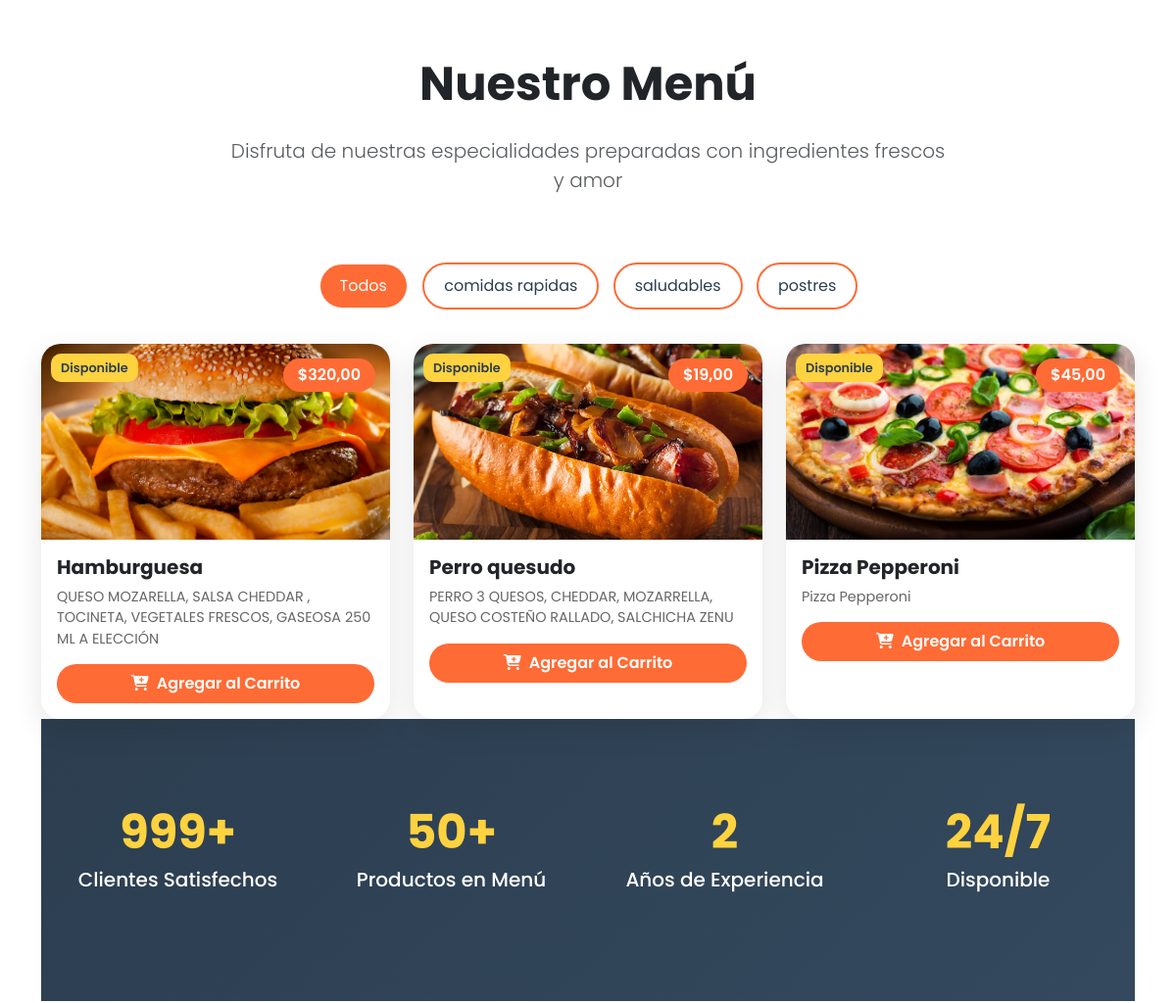
/inicio/ (middle part), run on an earlier commit of the app's database.
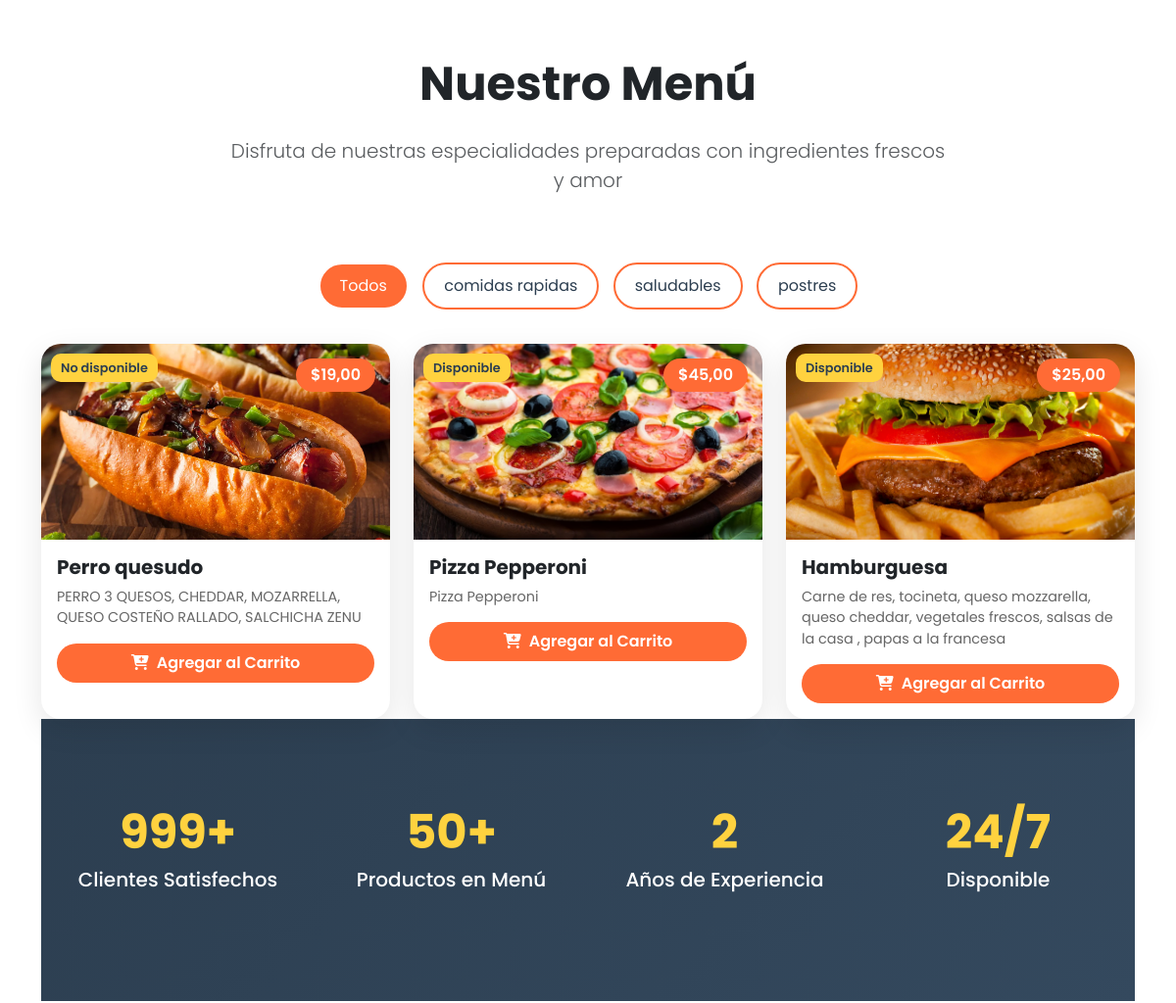
And on a later commit of the database.
### restaurante_app/models.py (models this page shows, shortened)
class Productos(models.Model):
    nombre = models.CharField(max_length=200)
    descripcion= models.TextField()
    precio =models.DecimalField(decimal_places=2,max_digits=10)
    imagen= models.ImageField(upload_to='media/', null=True, blank=True)
    categoria= models.ForeignKey(Categorias,on_delete=models.CASCADE)
    disponible = models.BooleanField(default=True)
    fecha_creado = models.DateTimeField(auto_now_add=True)
    class Meta:
        verbose_name = 'Productos'
        verbose_name_plural = 'Productos'

### restaurante_app/views.py (the view)
# urls.py: path('inicio/', views.inicio,name='inicio'),
def inicio(request):
    prods = Productos.objects.all()
    return render(request, 'inicio.html', {
        'prod': prods
    })

### restaurante_app/models.py (called while the page is built)
    def __str__(self):
        return f'Nombre: {self.nombre}'

### restaurante_app/templates/inicio.html (shortened to what this page needs)
<!DOCTYPE html>
<html lang="es">
  <head>
    <link
      href="https://cdnjs.cloudflare.com/ajax/libs/bootstrap/5.3.2/css/bootstrap.min.css"
      rel="stylesheet"
    />
    <link
      href="https://cdnjs.cloudflare.com/ajax/libs/font-awesome/6.4.0/css/all.min.css"
      rel="stylesheet"
    />
  </head>
  <body>
    <section id="menu" class="section-padding">
      <div class="container">
        <div class="row">
          <div class="col-lg-8 mx-auto text-center mb-5">
            <h2 class="display-5 fw-bold text-dark mb-4">Nuestro Menú</h2>
            <p class="lead text-muted">
              Disfruta de nuestras especialidades preparadas con ingredientes
              frescos y amor
            </p>
          </div>
        </div>
        <div class="category-filter text-center">
          <button class="btn category-btn active" data-category="all">
            Todos
          </button>
          <button class="btn category-btn" data-category="comidas rapidas">
            comidas rapidas
          </button>
          <button class="btn category-btn" data-category="saludables">
            saludables
          </button>
          <button class="btn category-btn" data-category="postres">
            postres
          </button>
        </div>
{% load static %}
  <div class="row g-4">
    {% for p in prod %}
    <div class="col-lg-4 col-md-6 d-flex align-items-stretch product-item" data-category="{{ p.categoria }}">
      <div class="card menu-card w-100">
        <div class="position-relative">
          {% if p.imagen %}
            <img src="{{ p.imagen.url }}" class="card-img-top" alt="{{ p.nombre }}">
          {% else %}
            <img src="{% static 'img/no-image.jpg' %}" class="card-img-top" alt="Sin imagen">
          {% endif %}
          <span class="price-tag">${{ p.precio }}</span>
          <span class="product-badge">
            {{ p.disponible|yesno:"Disponible,No disponible" }}
          </span>
        </div>
        <div class="card-body">
          <h5 class="card-title fw-bold">{{ p.nombre }}</h5>
          <p class="product-description">{{ p.descripcion }}</p>
          <button class="btn add-to-cart-btn" onclick="addToCart({{ p.id }})">
            <i class="fas fa-cart-plus me-2"></i>Agregar al Carrito
          </button>
        </div>
      </div>
    </div>
    {% endfor %}
  </div>
    <section class="stats-section section-padding">
      <div class="container">
        <div class="row text-center">
          <div class="col-lg-3 col-md-6 mb-4">
            <div class="stat-number">999+</div>
            <h5>Clientes Satisfechos</h5>
          </div>
          <div class="col-lg-3 col-md-6 mb-4">
            <div class="stat-number">50+</div>
            <h5>Productos en Menú</h5>
          </div>
          <div class="col-lg-3 col-md-6 mb-4">
            <div class="stat-number">2</div>
            <h5>Años de Experiencia</h5>
          </div>
          <div class="col-lg-3 col-md-6 mb-4">
            <div class="stat-number">24/7</div>
            <h5>Disponible</h5>
          </div>
        </div>
      </div>
    </section>
  </body>
</html>

What changed in the data, as far as the page shows it:
removed Productos: imagen (picture), precio "320,00", disponible "Disponible", nombre "Hamburguesa", descripcion "QUESO MOZARELLA, SALSA CHEDDAR , TOCINETA, VEGETALES FRESCOS, GASEOSA 250 ML A ELECCIÓN"
changed Productos "Perro quesudo": disponible "Disponible" → "No disponible"
added Productos: imagen (picture), precio "25,00", disponible "Disponible", nombre "Hamburguesa", descripcion "Carne de res, tocineta, queso mozzarella, queso cheddar, vegetales frescos, salsas de la casa , papas a la francesa"
